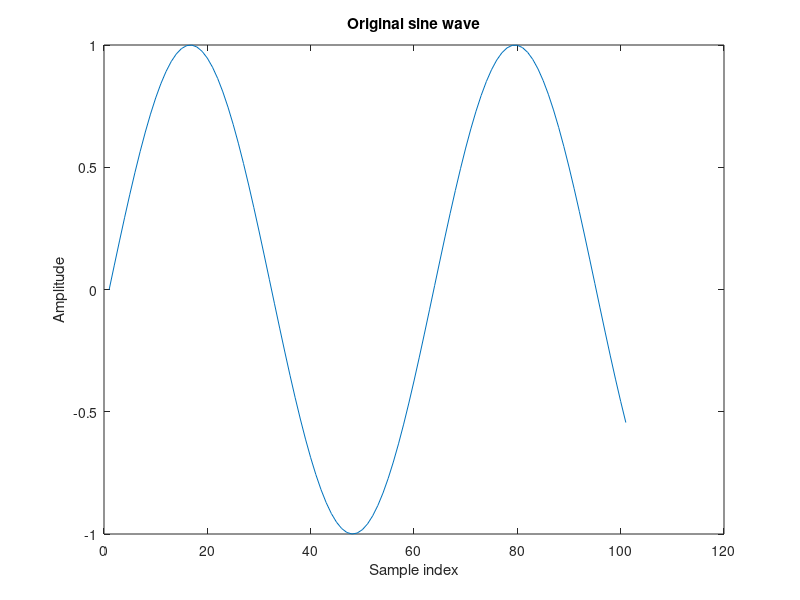
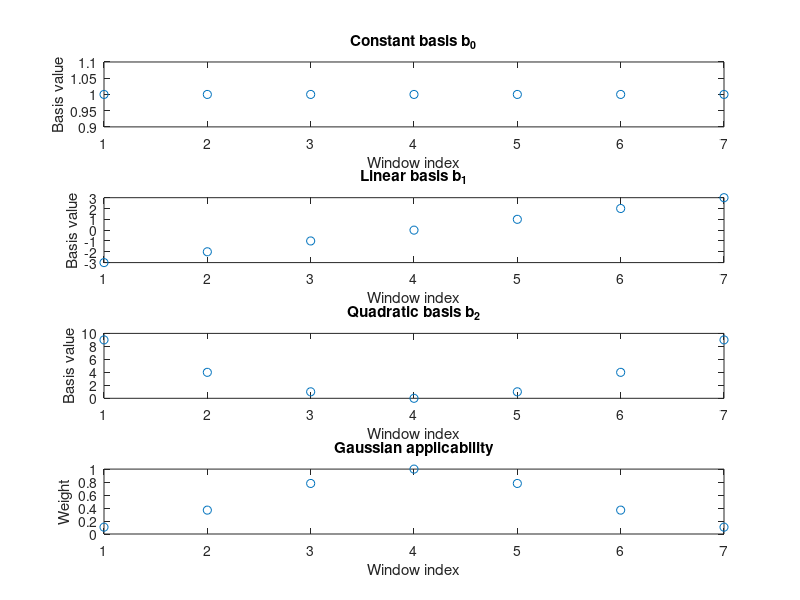
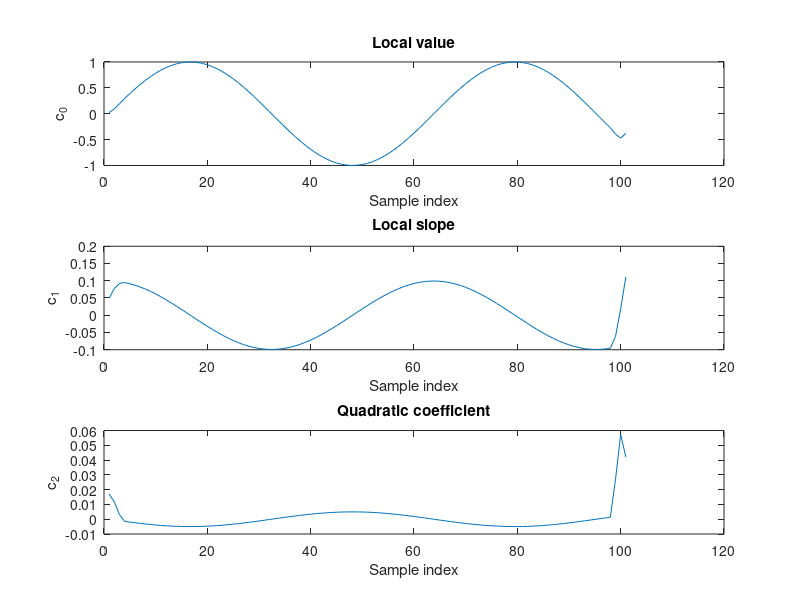
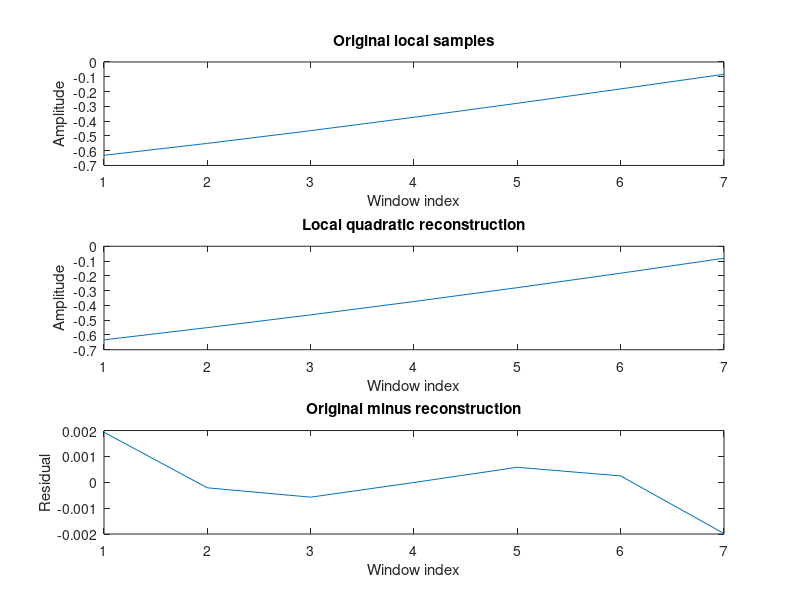

Write the MATLAB code that produced these figures, in order. (Note: this script raises an error after producing the figures.)
clc;
close all;

%%P olynomial Expansion
k = 0:1:100;
s = sin(k/10);
figure(1);plot(s); title('Original sine wave'); xlabel('Sample index'); ylabel('Amplitude');

x = (-3: 3)';
b0 = ones(7, 1);
b1 = x;
b2 = x.^2;
figure(2);
subplot(4, 1, 1);plot(b0, 'o'); title('Constant basis b_0'); xlabel('Window index'); ylabel('Basis value');
subplot(4, 1, 2);plot(b1, 'o'); title('Linear basis b_1'); xlabel('Window index'); ylabel('Basis value');
subplot(4, 1, 3);plot(b2, 'o'); title('Quadratic basis b_2'); xlabel('Window index'); ylabel('Basis value');

a = exp(-x.^2/4);
figure(2);
subplot(4, 1, 4);plot(a, 'o'); title('Gaussian applicability'); xlabel('Window index'); ylabel('Weight');

f0 = b0.*a; f0 = f0(end:-1:1);
f1 = b1.*a; f1 = f1(end:-1:1);
f2 = b2.*a; f2 = f2(end:-1:1);

h0 = conv(s, f0, 'same');
h1 = conv(s, f1, 'same');
h2 = conv(s, f2, 'same');

G0 = diag(a);
B = [b0 b1 b2];
G = B'*G0*B;
%{
Q: Is the basis orthonormal?
Answer:  No, the basis is not orthonormal. The weighted dot product
% of b0 and b2 is sum(a .* x.^2), which is positive. Since this dot
% product is not zero, b0 and b2 are not orthogonal.
%}


c = inv(G)*[h0;h1;h2];
figure(4);
subplot(3, 1, 1);plot(c(1,:)); title('Local value'); xlabel('Sample index'); ylabel('c_0');
subplot(3, 1, 2);plot(c(2,:)); title('Local slope'); xlabel('Sample index'); ylabel('c_1');
subplot(3, 1, 3);plot(c(3,:)); title('Quadratic coefficient'); xlabel('Sample index'); ylabel('c_2');
%{
Q: The last three plots show the elements of the coordinate vector
c. Are they as expected? Hint: polynomial expansion is related to a Taylor
expansion of a function, as described in preparatory exercise 2. In what
way?
Answer: % Answer: Yes, away from the ends of the signal. The local quadratic
% fit c0 + c1*h + c2*h^2 has the same form as a second-order Taylor
% expansion. Here h is the offset from the center sample k.
%
% c(1,:) estimates the signal value       s(k)     = sin(k/10).
% c(2,:) estimates the first derivative   s'(k)    = 0.1*cos(k/10).
% c(3,:) estimates half the second derivative s''(k)/2 = -0.005*sin(k/10).
%
% These are approximate because the fit uses a window of nearby samples.
% Near the ends, convolution also uses zeros outside the signal, which
% can distort the coefficients.
%}

figure(5);
localsig = s(60-3:60+3);
reconsig = (B*c(:,60))';
diffsig = localsig - reconsig;
subplot(3, 1, 1);plot(localsig); title('Original local samples'); xlabel('Window index'); ylabel('Amplitude');
subplot(3, 1, 2);plot(reconsig); title('Local quadratic reconstruction'); xlabel('Window index'); ylabel('Amplitude');
subplot(3, 1, 3);plot(diffsig); title('Original minus reconstruction'); xlabel('Window index'); ylabel('Residual');
%{
Q: s the reconstructed signal very different or very similar to the
local signal? Explain why.
Answer: The reconstructed signal is very similar to the local signal.
% The sine wave is smooth, and over this short window a quadratic
% polynomial captures its value, slope, and curvature well. The small
% difference remains because the sine wave is not exactly quadratic.
%}


%% Uncertain Data
cert = double(rand(1,101)>0.2);
scert = s.*cert;
figure(6);plot(scert); title('Sine wave with missing samples'); xlabel('Sample index'); ylabel('Amplitude');

x = (-3: 3)';
b0 = ones(7, 1);
b1 = x;
b2 = x.^2;
%{
figure(7);
subplot(4, 1, 1);plot(b0, 'o');
subplot(4, 1, 2);plot(b1, 'o');
subplot(4, 1, 3);plot(b2, 'o');
%}

a = exp(-x.^2/4);
%figure(7);
%subplot(4, 1, 4);plot(a, 'o');

f0 = b0.*a; f0 = f0(end:-1:1);
f1 = b1.*a; f1 = f1(end:-1:1);
f2 = b2.*a; f2 = f2(end:-1:1);

h0 = conv(scert, f0, 'same');
h1 = conv(scert, f1, 'same');
h2 = conv(scert, f2, 'same');

G0 = diag(a);
B = [b0 b1 b2];
G = B'*G0*B;



c = inv(G)*[h0;h1;h2];
figure(7);
subplot(3, 1, 1);plot(c(1,:)); title('Masked signal: local value'); xlabel('Sample index'); ylabel('c_0');
subplot(3, 1, 2);plot(c(2,:)); title('Masked signal: local slope'); xlabel('Sample index'); ylabel('c_1');
subplot(3, 1, 3);plot(c(3,:)); title('Masked signal: quadratic coefficient'); xlabel('Sample index'); ylabel('c_2');


figure(8);
localsig = scert(60-3:60+3);
reconsig = (B*c(:,60))';
diffsig = localsig - reconsig;
subplot(3, 1, 1);plot(localsig); title('Masked local samples'); xlabel('Window index'); ylabel('Amplitude');
subplot(3, 1, 2);plot(reconsig); title('Reconstruction with fixed G'); xlabel('Window index'); ylabel('Amplitude');
subplot(3, 1, 3);plot(diffsig); title('Masked samples minus reconstruction'); xlabel('Window index'); ylabel('Residual');
%{
Q: In what way do the results change? Explain why.
Answer: The coefficient curves become less smooth, and the reconstructed
% signal can deviate more from the original sine wave. Missing samples are
% set to zero, but G0 still gives them their original weights. The fit
% therefore treats those zeros as real measurements. This can pull the
% fitted value toward zero and distort the estimated slope and curvature.
%}

h0 = conv(scert, f0, 'same');
h1 = conv(scert, f1, 'same');

G11 = conv(cert, f0, 'same');
G12 = conv(cert, f1, 'same');
G22 = conv(cert, f2, 'same');

detG = G11.*G22-G12.^2;
c0 = (G22.*h0-G12.*h1)./detG;
c1 = (-G12.*h0+G11.*h1)./detG; figure(9);
subplot(2, 1, 1);plot(c0); title('Certainty-weighted local value'); xlabel('Sample index'); ylabel('c_0'); subplot(2, 1, 2);plot(c1); title('Certainty-weighted local slope'); xlabel('Sample index'); ylabel('c_1');
%{
Q:How do you interpret the computations that are made for c0
and c1?
Answer: At each sample, we multiply the filter outputs [h0; h1]
% by the inverse of the local matrix G. This gives the coefficients
% of the fitted line c0 + c1*h, where h is the offset from the center.
% c0 estimates the signal value at the center, and c1 estimates how
% much the signal changes per sample. The certainty mask gives missing
% samples zero weight in the fit.

Q: Compare this result, (c0, c1), to the previous one where the
certainty function was not taken into account. What it is the difference?
Answer: 

Q: The signals c0 and c1 should not exhibit any border effects. In
the previous task you did get border effects when you computed coordinates
c0 and c1 (see figure 4). Explain this observation.
Answer: Near the ends, convolution pads the signal with zeros.
% In Figure 4, G was fixed and gave those padded positions the same
% weights as real samples, so the zeros distorted the fit.
% Now we compute G from cert at each position. Outside the signal,
% cert is also padded with zeros, so those positions get zero weight.
% The fit uses only the available samples, removing the distortion
% caused by treating the padded zeros as measurements.

Q: Modify the signal by removing a higher rate of the samples
(e.g. 50%) and see how this changes the result. How large rate of samples
can be removed without too much distortion in the measured coordinates
(c0, c1)?
Answer: For this sine wave and seven-sample window, about 30% random
% removal is a reasonable limit if we want estimates at almost every
% position. In my simulation, fewer than 1% of positions had no estimate
% at 30% removal, compared with about 7% at 50% removal.
%
% At 50%, c0 usually stays close to the sine wave where the fit is defined,
% but c1 is more sensitive to which samples are missing. If fewer than
% two samples are available in a window, we cannot fit a unique line.

%}

%% Normalised averaging of images
im = double(imread('Scalespace0.png'));
figure(10);colormap(gray);imagesc(im); title('Original grayscale image'); xlabel('Image column (pixels)'); ylabel('Image row (pixels)');

cert = double(rand(size(im)) > 0.6); imcert = im.*cert;
figure(11);colormap(gray);imagesc(imcert); title('Image with missing pixels'); xlabel('Image column (pixels)'); ylabel('Image row (pixels)');

x = ones(7, 1)*(-3:3);
y = x';
a = exp(-(x.^2+y.^2)/4);
figure(12);mesh(a); title('Applicability kernel'); xlabel('Kernel column'); ylabel('Kernel row');

imlp = conv2(imcert, a, 'same');
figure(13);colormap(gray);imagesc(imlp); title('Unnormalised weighted image'); xlabel('Image column (pixels)'); ylabel('Image row (pixels)');
%{
Q: Did this solve the problem of missing pixels? Explain why.
Answer: Only partly. Low-pass filtering can give a missing pixel a
% value based on its neighbors, but it treats missing pixels as black
% because they were set to zero. This makes areas with many missing
% pixels too dark. Normalised averaging fixes this by dividing the
% weighted sum by the total weight of the available pixels.
%}

G = conv2(cert, a, 'same');
c = imlp./G;
rng(1);
r = rand(size(im));

missing = [60 60 60, 90 95 99, 90 90 90];
width   = [ 1  2  4,  2  2  2,  2  4  6];
radius  = [ 3  3  3,  3  3  3,  3  6  9];

figure(14); clf; colormap(gray);

for k = 1:9
    cert = double(r > missing(k)/100);
    imcert = im.*cert;

    [x, y] = meshgrid(-radius(k):radius(k));
    a = exp(-(x.^2+y.^2)/width(k)^2);

    imlp = conv2(imcert, a, 'same');
    G = conv2(cert, a, 'same');
    c = imlp./G;

    subplot(3,3,k);
    img = imagesc(c, [min(im(:)) max(im(:))]);
    set(img, 'AlphaData', ~isnan(c));
    axis image; axis on; xlabel('Image column (pixels)'); ylabel('Image row (pixels)');
    set(gca, 'Color', 'k');
    title(sprintf('%g%% missing, width %g\n%d x %d, %d NaNs', ...
        missing(k), width(k), size(a,1), size(a,2), nnz(isnan(c))));
end
%{
Q: Is this result better than before? Explain why?
Answer: Yes. Normalised averaging gives a better brightness estimate
% because it divides the weighted sum by the total weight of the known
% pixels. Missing pixels have zero weight, so they no longer pull the
% average toward black. The result can still look blurry because each
% estimate is an average of nearby pixels.

Q: Change the width of the applicability function to smaller or
larger values. What happens?
Answer: A narrower applicability function gives more weight to the
% closest pixels. This preserves edges and fine details better, but the
% estimate can be less reliable when the closest pixels are missing.
%
% A wider applicability function gives farther pixels more influence.
% This makes the estimate less sensitive to missing pixels nearby, but
% it can blur edges by averaging pixels from both sides.

Q: Increase the number of missing pixels. How large percentage
can be removed until you cannot see the picture in the reconstructed image?
Answer: It is some confirmation bias but it is very easy to distinguish the
picture with 90% of the pixels missing.


%}
